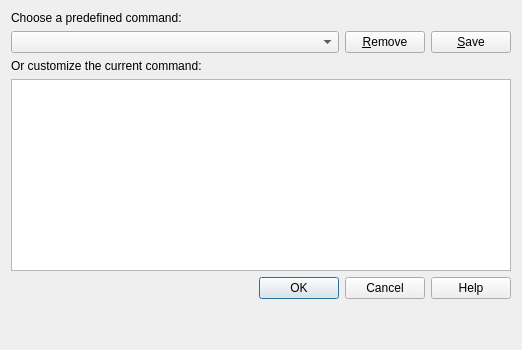
<?xml version="1.0" encoding="UTF-8"?>
<ui version="4.0">
 <class>uiCommandDialog</class>
 <widget class="QDialog" name="uiCommandDialog">
  <property name="geometry">
   <rect>
    <x>0</x>
    <y>0</y>
    <width>641</width>
    <height>319</height>
   </rect>
  </property>
  <property name="sizePolicy">
   <sizepolicy hsizetype="Preferred" vsizetype="Preferred">
    <horstretch>0</horstretch>
    <verstretch>0</verstretch>
   </sizepolicy>
  </property>
  <property name="windowTitle">
   <string>Command</string>
  </property>
  <property name="modal">
   <bool>true</bool>
  </property>
  <layout class="QVBoxLayout" name="verticalLayout">
   <property name="sizeConstraint">
    <enum>QLayout::SetFixedSize</enum>
   </property>
   <item>
    <widget class="QLabel" name="label_2">
     <property name="text">
      <string>Choose a predefined command:</string>
     </property>
    </widget>
   </item>
   <item>
    <layout class="QHBoxLayout" name="horizontalLayout">
     <item>
      <widget class="QComboBox" name="uiCommandComboBox">
       <property name="sizePolicy">
        <sizepolicy hsizetype="Expanding" vsizetype="Fixed">
         <horstretch>0</horstretch>
         <verstretch>0</verstretch>
        </sizepolicy>
       </property>
      </widget>
     </item>
     <item>
      <widget class="QPushButton" name="uiRemovePushButton">
       <property name="text">
        <string>&amp;Remove</string>
       </property>
      </widget>
     </item>
     <item>
      <widget class="QPushButton" name="uiSavePushButton">
       <property name="text">
        <string>&amp;Save</string>
       </property>
      </widget>
     </item>
    </layout>
   </item>
   <item>
    <widget class="QLabel" name="label">
     <property name="text">
      <string>&lt;html&gt;&lt;head/&gt;&lt;body&gt;&lt;p&gt;Or customize the current command:&lt;/p&gt;&lt;/body&gt;&lt;/html&gt;</string>
     </property>
     <property name="textFormat">
      <enum>Qt::RichText</enum>
     </property>
    </widget>
   </item>
   <item>
    <widget class="QPlainTextEdit" name="uiCommandPlainTextEdit">
     <property name="minimumSize">
      <size>
       <width>500</width>
       <height>0</height>
      </size>
     </property>
    </widget>
   </item>
   <item>
    <widget class="QDialogButtonBox" name="uiButtonBox">
     <property name="orientation">
      <enum>Qt::Horizontal</enum>
     </property>
     <property name="standardButtons">
      <set>QDialogButtonBox::Cancel|QDialogButtonBox::Help|QDialogButtonBox::Ok</set>
     </property>
    </widget>
   </item>
   <item>
    <spacer name="verticalSpacer">
     <property name="orientation">
      <enum>Qt::Vertical</enum>
     </property>
     <property name="sizeHint" stdset="0">
      <size>
       <width>20</width>
       <height>40</height>
      </size>
     </property>
    </spacer>
   </item>
  </layout>
 </widget>
 <resources/>
 <connections>
  <connection>
   <sender>uiButtonBox</sender>
   <signal>accepted()</signal>
   <receiver>uiCommandDialog</receiver>
   <slot>accept()</slot>
   <hints>
    <hint type="sourcelabel">
     <x>248</x>
     <y>254</y>
    </hint>
    <hint type="destinationlabel">
     <x>157</x>
     <y>274</y>
    </hint>
   </hints>
  </connection>
  <connection>
   <sender>uiButtonBox</sender>
   <signal>rejected()</signal>
   <receiver>uiCommandDialog</receiver>
   <slot>reject()</slot>
   <hints>
    <hint type="sourcelabel">
     <x>316</x>
     <y>260</y>
    </hint>
    <hint type="destinationlabel">
     <x>286</x>
     <y>274</y>
    </hint>
   </hints>
  </connection>
 </connections>
</ui>
